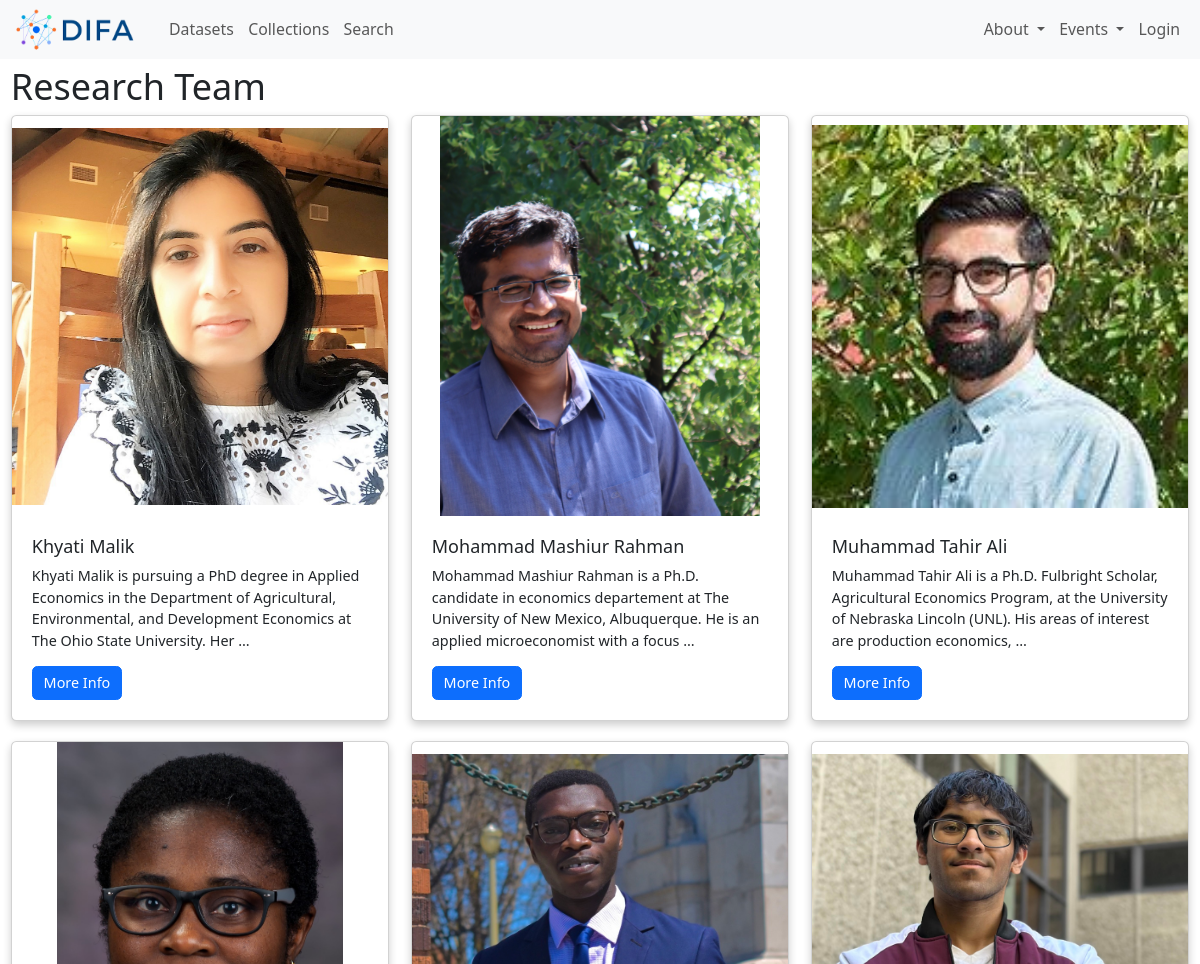
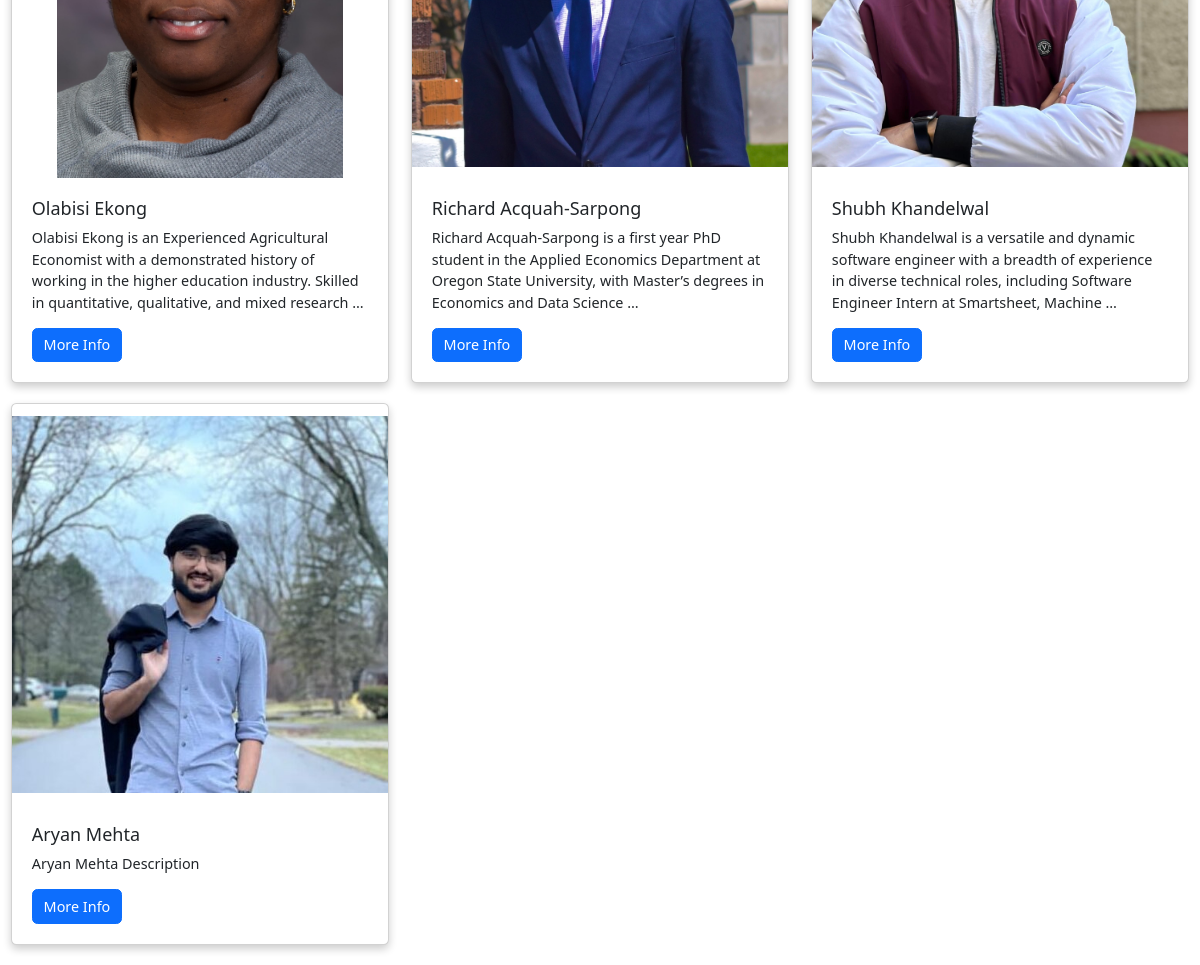
The page /research_team/ on the database its author committed (2 pictures, top to bottom).
### datasets/models.py (models this page shows, shortened)
class Person(models.Model):
    name = models.CharField(max_length=100)
    image = models.ImageField(upload_to='persons/images/')
    description = models.TextField()
    difa_workshop_presentation = models.URLField(null=True, blank=True)
    presentation_slides = models.FileField(upload_to='persons/presentation_slides/',blank=True, null=True)  # Add this line
    more_information = models.URLField(blank=True)
    TEAM_CHOICES = [
        ('leadership', 'Leadership Team'),
        ('research', 'Research Team'),
        ('guest', 'Guest'),
    ]
    team = models.CharField(max_length=20, choices=TEAM_CHOICES, default='guest')
    show = models.BooleanField(default=True)

### datasets/views.py (the view)
# urls.py: path('research_team/', views.research_team, name='research_team'),
def research_team(request):
    research_team_members = Person.objects.filter(team='research')
    context = {
        'research_team_members': research_team_members,
    }
    return render(request, 'datasets/research_team.html', context)

### datasets/context_processors.py (called while the page is built)
def persons(request):
    persons_list = Person.objects.filter(show=True)
    return {'persons': persons_list}

### datasets/templates/datasets/research_team.html (shortened to what this page needs)
{% extends 'datasets/base.html' %}
{% block content %}
    <h1>Research Team</h1>
    <div class="row">
        {% for member in research_team_members %}
            <div class="col-lg-4 col-md-6 col-sm-12">
                <div class="card">
                    {% if member.image %}
                        <img src="{{ member.image.url }}" class="card-img-top team-member-img" alt="{{ member.name }}" />
                    {% endif %}
                    <div class="card-body">
                        <h5 class="card-title">{{ member.name }}</h5>
                        <p class="card-text">{{ member.description|truncatewords:25 }}</p>
                        <a href="{% url 'person_detail' person_id=member.id %}" class="btn btn-primary">More Info</a>
                    </div>
                </div>
            </div>
        {% endfor %}
    </div>
{% endblock %}

### datasets/templates/datasets/base.html (style rules this page uses)
html { font-size: 90%; }

### datasets/templates/datasets/research_team.html (style rules this page uses)
.team-member-img { height: 400px; width: 100%; object-fit: contain; }
.card { box-shadow: 0 4px 8px 0 rgba(0, 0, 0, 0.2); transition: 0.3s; margin-bottom: 20px; }
.card-body { padding: 20px; }

### rows shown on the page
Person: image (picture), name "Khyati Malik", description "Khyati Malik is pursuing a PhD degree in Applied Economics in the Department of Agricultural, Environmental, and Development Economics at The Ohio State University. Her …"
Person: image (picture), name "Mohammad Mashiur Rahman", description "Mohammad Mashiur Rahman is a Ph.D. candidate in economics departement at The University of New Mexico, Albuquerque. He is an applied microeconomist with a focus …"
Person: image (picture), name "Muhammad Tahir Ali", description "Muhammad Tahir Ali is a Ph.D. Fulbright Scholar, Agricultural Economics Program, at the University of Nebraska Lincoln (UNL). His areas of interest are production economics, …"
Person: image (picture), name "Olabisi Ekong", description "Olabisi Ekong is an Experienced Agricultural Economist with a demonstrated history of working in the higher education industry. Skilled in quantitative, qualitative, and mixed research …"
Person: image (picture), name "Richard Acquah-Sarpong", description "Richard Acquah-Sarpong is a first year PhD student in the Applied Economics Department at Oregon State University, with Master’s degrees in Economics and Data Science …"
Person: image (picture), name "Shubh Khandelwal", description "Shubh Khandelwal is a versatile and dynamic software engineer with a breadth of experience in diverse technical roles, including Software Engineer Intern at Smartsheet, Machine …"
Person: image (picture), name "Aryan Mehta", description "Aryan Mehta Description"
